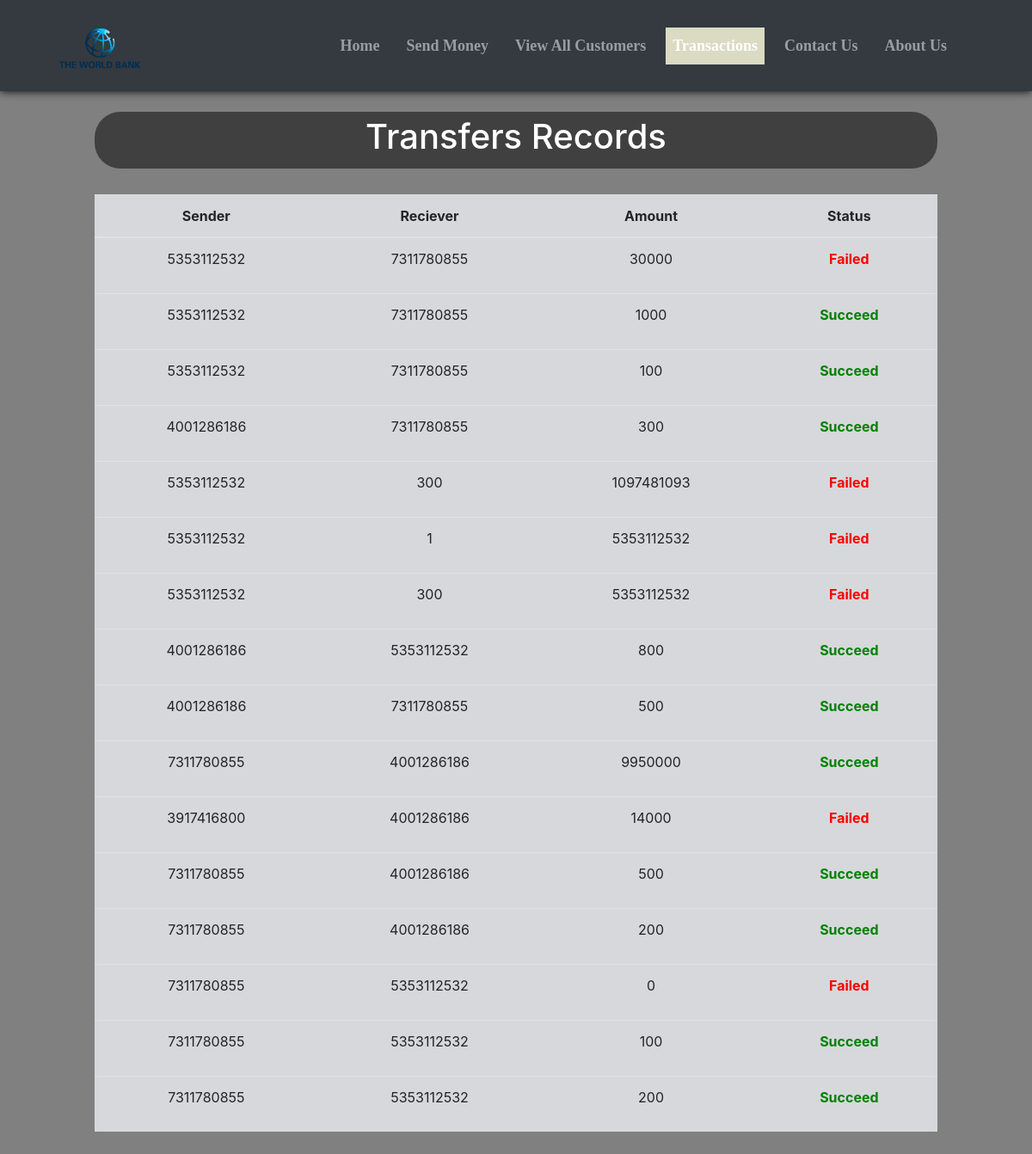
Screenshot of /transactions.php with the database file from the repository.
### tables this page shows
CREATE TABLE `transactions` (
  `sr` int(11) NOT NULL,
  `sender` varchar(10) NOT NULL,
  `receiver` varchar(10) NOT NULL,
  `amount` bigint(20) NOT NULL,
  `status` varchar(10) NOT NULL
);

### transactions.php (the view, shortened to what this page needs)
<!doctype html>
<html lang="en">
<head>
    <link href="//maxcdn.bootstrapcdn.com/bootstrap/4.1.1/css/bootstrap.min.css" rel="stylesheet" id="bootstrap-css">
    <link rel="stylesheet" href="https://use.fontawesome.com/releases/v5.1.0/css/all.css"
>
</head>
<body style="background-color:#808080;">
    <?php include 'rotate.php'; ?>
    <nav class="navbar navbar-expand-lg navbar-dark bg-dark fixed fixed-top"
        style="font-family:candara; font-size:18px; box-shadow: 0px 0px 10px 0px black;">
        <div class="container-fluid">
            <a href="index.php"><img src="statics\bangg.png" alt=""
                    style="height: 80px; margin-left:25px; margin-top:10px;"></a>
        </div>
        <div class="collapse navbar-collapse" id="navbarSupportedContent">
            <b>
                <ul class="navbar-nav ">
                    <li class="nav-item nav-links" style="margin-left:15px;">
                        <a class="nav-link text-nowrap" aria-current="page" href="index.php">Home</a>
                    </li>
                    <li class="nav-item" style="margin-left:15px; ">
                        <a class="nav-link text-nowrap" href="send_money.php">Send Money</a>
                    </li>
                    <li class="nav-item" style="margin-left:15px;">
                        <a class="nav-link text-nowrap" href="all_cust.php">View All Customers</a>
                    </li>
                    <li class="nav-item" style="margin-left:15px;">
                        <a class="nav-link text-nowrap active" href="transactions.php">Transactions</a>
                    </li>
                    <li class="nav-item" style="margin-left:15px;">
                        <a class="nav-link text-nowrap" href="contact_us.php">Contact Us</a>
                    </li>
                    <li class="nav-item" style="margin-left:15px; margin-right:75px;">
                        <a class="nav-link text-nowrap" href="about_us.php">About Us</a>
                    </li>
                </ul>
            </b>
        </div>
    </nav>
        <div class="container" style="margin-top: 10%; padding:10px 80px 10px 80px; ">
            <div
                style="width:100%; background-color:rgba(0,0,0,.5); padding:5px 5px 5px 5px; border-radius:30px; box-shadow: 2px 2px 10px gray;">
                <h1 style=" color:white; text-align:center;">Transfers Records</h1>
            </div>
            <?php
    $conn = mysqli_connect($servername, $username, $password, $database);
    if(!$conn){
        die("Connection not established: ".mysqli_connect_error());
    }else{
        $sql = "SELECT * FROM `transactions`ORDER BY `sr` DESC";
        $result = mysqli_query($conn, $sql);
?>
            <table class="table table-secondary" style="margin-top: 30px;">
                <thead>
                    <tr>
                        <th scope="col">Sender</th>
                        <th scope="col">Reciever</th>
                        <th scope="col">Amount</th>
                        <th scope="col">Status</th>
                    </tr>
                </thead>
                <?php
echo "<tbody>";
        while($row = mysqli_fetch_assoc($result)){
        if(!(empty($row['sender']) && empty($row['receiver']) && empty($row['amount'])))
            {echo    '
            <tr>
              <td>'.$row['sender'].'</td>
              <td>'.$row['receiver'].'</td>
              <td>'.$row['amount'].'</td>
              <td>'; ?> <?php if($row['status'] == "succeed"){echo '<b><p style="color:green;">Succeed</p></b>';}else{echo '<b><p style="color:red;">Failed</p></b>';} ?>
              <?php echo '</td>
              </tr>';}
    }
    }
    echo "</tbody>";
?>
        </div>
</body>
</html>

### transactions.php (style rules this page uses)
.navbar-dark .navbar-nav .nav-link.active { background-color: #dadbc2; }
th, td { text-align: center; }

### rows the page displays
transactions: sender "5353112532", receiver "7311780855", amount "30000", status "Failed"
transactions: sender "5353112532", receiver "7311780855", amount "1000", status "Succeed"
transactions: sender "5353112532", receiver "7311780855", amount "100", status "Succeed"
transactions: sender "4001286186", receiver "7311780855", amount "300", status "Succeed"
transactions: sender "5353112532", receiver "300", amount "1097481093", status "Failed"
transactions: sender "5353112532", receiver "1", amount "5353112532", status "Failed"
transactions: sender "5353112532", receiver "300", amount "5353112532", status "Failed"
transactions: sender "4001286186", receiver "5353112532", amount "800", status "Succeed"
transactions: sender "4001286186", receiver "7311780855", amount "500", status "Succeed"
transactions: sender "7311780855", receiver "4001286186", amount "9950000", status "Succeed"
transactions: sender "3917416800", receiver "4001286186", amount "14000", status "Failed"
transactions: sender "7311780855", receiver "4001286186", amount "500", status "Succeed"
transactions: sender "7311780855", receiver "4001286186", amount "200", status "Succeed"
transactions: sender "7311780855", receiver "5353112532", amount "0", status "Failed"
transactions: sender "7311780855", receiver "5353112532", amount "100", status "Succeed"
transactions: sender "7311780855", receiver "5353112532", amount "200", status "Succeed"
